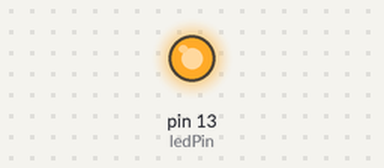
Recording of a sketch running on a simulated Arduino Uno, built with avr-gcc and run on an emulated ATmega328P. Parts: output pins drawn as LEDs (lit = HIGH). Random numbers use the default seed unless the sketch sets one.

Above: at 0.1 s.
At 34.3 s:
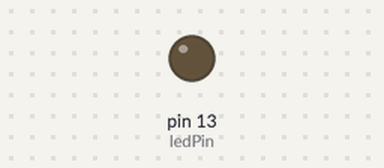
Timing chart, 0 to 35.8 s (numbered marks = the images above):
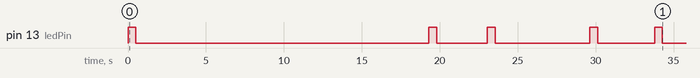

The sketch:

sketch_mar27random.ino
```cpp
int ledPin = 13;

void setup() {
    pinMode(ledPin, OUTPUT);
}

void loop() {
    digitalWrite(ledPin, HIGH);
    delay(500);
    digitalWrite(ledPin, LOW);
    int waittime = random(2000, 20000);
    delay(waittime);
}
```

Measured:
- by itself, pin 13 (ledPin): LOW → HIGH at 0.00 s, → LOW 0.50 s later, → HIGH 18.8 s later, → LOW 0.50 s later, … (10 changes in this stretch)
